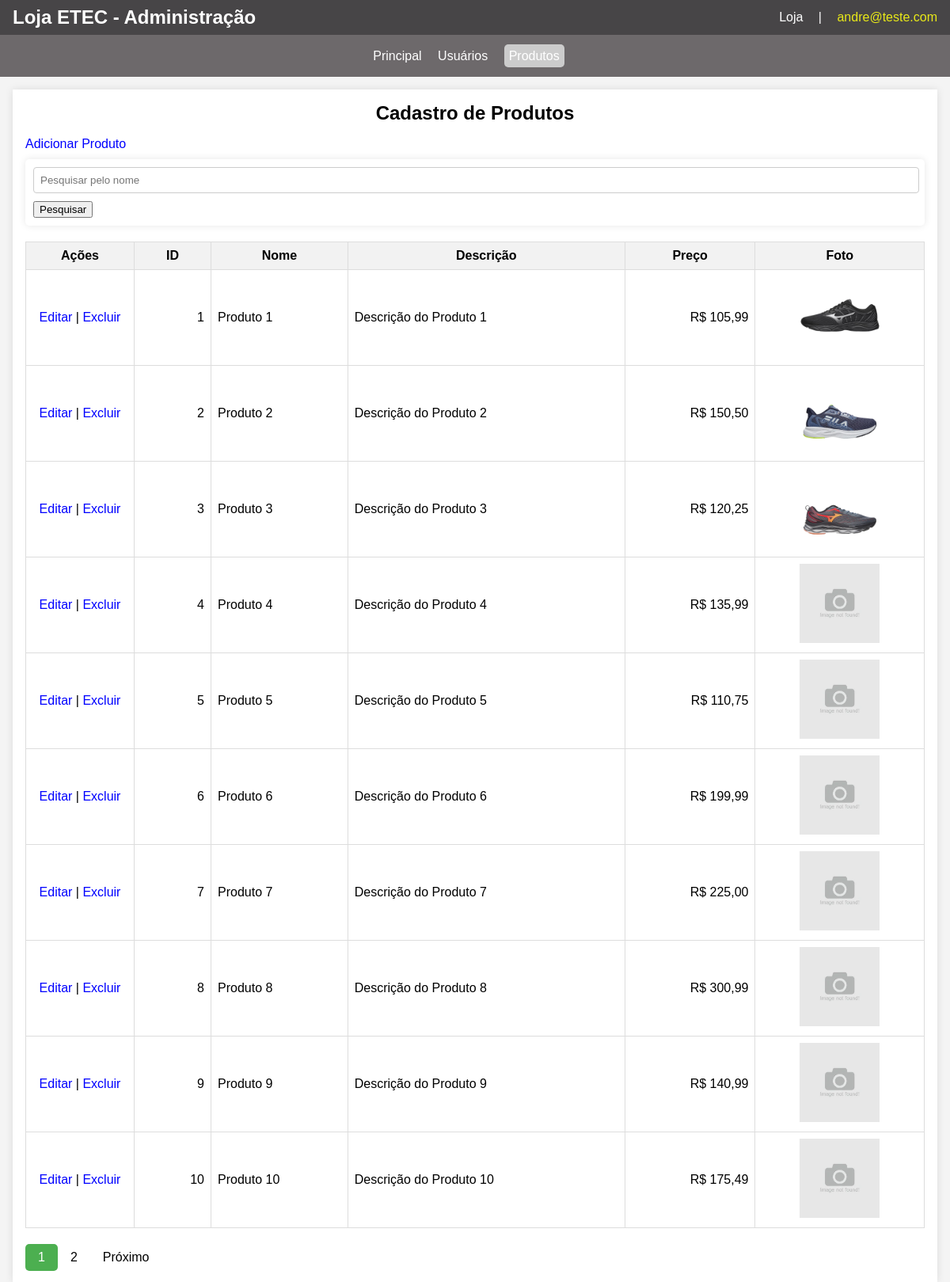
Screenshot of /admin/produtos_index.php (signed in) with the database file from the repository.
### tables this page shows
CREATE TABLE `produtos` (
  `id` int(11) NOT NULL AUTO_INCREMENT,
  `nome` varchar(255) NOT NULL,
  `descricao` text DEFAULT NULL,
  `preco` decimal(10,2) NOT NULL DEFAULT 0.00,
  `foto` varchar(255) DEFAULT NULL,
  PRIMARY KEY (`id`)
);

### admin/produtos_index.php (the view, shortened to what this page needs)
<?php
include 'conexao.php';
$usuario = $_SESSION['email'];
$records_per_page = 10;
$search = isset($_GET['search']) ? $_GET['search'] : '';
$searchLike = "%$search%";
$sql = "SELECT COUNT(*) total FROM produtos WHERE nome LIKE ?";
$stmt = $conexao->prepare($sql);
$stmt->bind_param("s", $searchLike);
$stmt->execute();
$resultado = $stmt->get_result();
$consulta = $resultado->fetch_assoc();
$total_records = $consulta['total'];
$total_pages = ceil($total_records / $records_per_page);
$current_page = isset($_GET['page']) ? (int)$_GET['page'] : 1;
$start_from = ($current_page - 1) * $records_per_page;
$sql = "SELECT * FROM produtos WHERE nome LIKE ? LIMIT ?, ?";
$stmt = $conexao->prepare($sql);
$stmt->bind_param("sii", $searchLike, $start_from, $records_per_page);
$stmt->execute();
$resultado = $stmt->get_result();
?>
<!DOCTYPE html>
<html lang="pt-br">
<head>
    <link rel="stylesheet" href="css/admin.css">
</head>
<body>
    <header>
        <h1><a href="index.php" class="logo">Loja ETEC - Administração</a></h1>
        <div class="user-info">
            <span><a href="../index.php">Loja</a></span>
            <span> | </span>
            <span class="user-name"><?=$usuario?></span>
        </div>
    </header>
    <nav>
        <ul>
            <li><a href="index.php">Principal</a></li>
            <li><a href="usuarios_index.php">Usuários</a></li>
            <li><a class="link-active" href="produtos_index.php">Produtos</a></li>
        </ul>
    </nav>
    <main>
        <h1>Cadastro de Produtos</h1>
        <a href="produtos_create.php" class="link-add">Adicionar Produto</a>
        <form method="GET" action="produtos_index.php">
            <div class="campos">
                <input type="text" name="search" value="<?php echo $search; ?>" placeholder="Pesquisar pelo nome">
                <button type="submit">Pesquisar</button>
            </div>
        </form>
        <table>
            <tr>
                <th>Ações</th>
                <th>ID</th>
                <th>Nome</th>
                <th>Descrição</th>
                <th>Preço</th>
                <th>Foto</th>
            </tr>
            <?php while($row = $resultado->fetch_assoc()):
                $id = $row["id"];
                $nome = $row["nome"];
                $descricao = $row["descricao"];
                $preco_formatado = "R$ " . number_format($row["preco"], 2, ',', '.');
                $foto = "../" . $row["foto"];
                if (! file_exists($foto)) {
                    $foto = "../imagens/nao_encontrado.png";
                }
            ?>
                <tr>
                    <td>
                        <a href="produtos_update.php?id=<?php echo $row['id']; ?>">Editar</a> |
                        <a href="produtos_delete.php?id=<?php echo $row['id']; ?>" onclick="confirmarExclusao(event)">Excluir</a>
                    </td>
                    <td><?php echo $id; ?></td>
                    <td><?php echo $nome; ?></td>
                    <td><?php echo $descricao; ?></td>
                    <td class="align-right"><?php echo $preco_formatado; ?></td>
                    <td class="align-center"><img src="<?php echo $foto; ?>" class="foto-produto" alt="Foto do produto"></td>
                </tr>
            <?php endwhile; ?>
        </table>
        <div class="pagination">
            <?php for($i = 1; $i <= $total_pages; $i++): ?>
                <a href="produtos_index.php?page=<?php echo $i; ?>" <?php if($i == $current_page) echo 'class="active"'; ?>><?php echo $i; ?></a>
            <?php endfor; ?>
            <?php if($current_page < $total_pages): ?>
                <a href="produtos_index.php?page=<?php echo $current_page + 1; ?>">Próximo</a>
            <?php endif; ?>
        </div>
    </main>
</body>
</html>

### admin/css/admin.css (style rules this page uses)
body { font-family: Arial, sans-serif; background-color: #f4f4f4; margin: 0; padding: 0; display: block; justify-content: center; align-items: center; height: 100vh; }
header { background: #474547; color: #fff; padding: 0.5rem 1rem; display: flex; justify-content: space-between; align-items: center; }
header h1 { margin: 0; }
header h1 a { color: white; text-decoration: none; }
nav { background: #6d696b; color: #fff; padding: 0.1rem 0; text-align: center; }
nav ul { list-style: none; padding: 0; }
nav ul li { display: inline; margin-right: 1rem; }
nav ul li a { color: #fff; text-decoration: none; }
main { padding: 1rem; padding-bottom: 3rem; background: #fff; margin: 1rem; box-shadow: 0 0 10px rgba(0, 0, 0, 0.1); display: block; gap: 1rem; min-height: 400px; }
h1 { text-align: center; font-size: 1.5rem; margin-top: 0; }
form { margin-top: 10px; margin-bottom: 10px; background: #fff; padding: 10px; padding-right: 10px; border-radius: 5px; box-shadow: 0 0 10px rgba(0, 0, 0, 0.1); }
textarea, input[type="email"], input[type="text"], input[type="number"], input[type="file"], input[type="password"] { width: 100%; padding: 8px; margin-bottom: 10px; border: 1px solid #ccc; border-radius: 4px; }
table { width: 100%; margin-top: 20px; border-collapse: collapse; }
table, th, td { border: 1px solid #ddd; padding: 8px; }
th { background: #f2f2f2; }
td:nth-of-type(1) { width: 120px; text-align: center; }
td:nth-of-type(2) { width: 80px; text-align: right; }
a { color: #00f; text-decoration: none; }
.align-center { text-align: center; }
.align-right { text-align: right; }
.logo { text-decoration: none; color: white; }
.user-info span { margin-left: 15px; }
.user-info span a { color: white; text-decoration: none; }
.user-name { color: rgb(233, 233, 24); }
.link-add { margin-bottom: 10px; text-decoration: none; }
.pagination { margin-top: 20px; text-align: center; }
.pagination a { color: black; float: left; padding: 8px 16px; text-decoration: none; transition: background-color .3s; }
.pagination a.active { background-color: #4CAF50; color: white; border-radius: 5px; }
.link-active { background-color: #ccc; border-radius: 5px; padding: 6px; }
.foto-produto { height: 100px; }
.campos { padding-right: 15px; }

### rows the page displays
produtos: id "1", nome "Produto 1", descricao "Descrição do Produto 1", preco "R$ 105,99", foto (picture)
produtos: id "2", nome "Produto 2", descricao "Descrição do Produto 2", preco "R$ 150,50", foto (picture)
produtos: id "3", nome "Produto 3", descricao "Descrição do Produto 3", preco "R$ 120,25", foto (picture)
produtos: id "4", nome "Produto 4", descricao "Descrição do Produto 4", preco "R$ 135,99"
produtos: id "5", nome "Produto 5", descricao "Descrição do Produto 5", preco "R$ 110,75"
produtos: id "6", nome "Produto 6", descricao "Descrição do Produto 6", preco "R$ 199,99"
produtos: id "7", nome "Produto 7", descricao "Descrição do Produto 7", preco "R$ 225,00"
produtos: id "8", nome "Produto 8", descricao "Descrição do Produto 8", preco "R$ 300,99"
produtos: id "9", nome "Produto 9", descricao "Descrição do Produto 9", preco "R$ 140,99"
produtos: id "10", nome "Produto 10", descricao "Descrição do Produto 10", preco "R$ 175,49"

### other values shown
$usuario "andre@teste.com"
